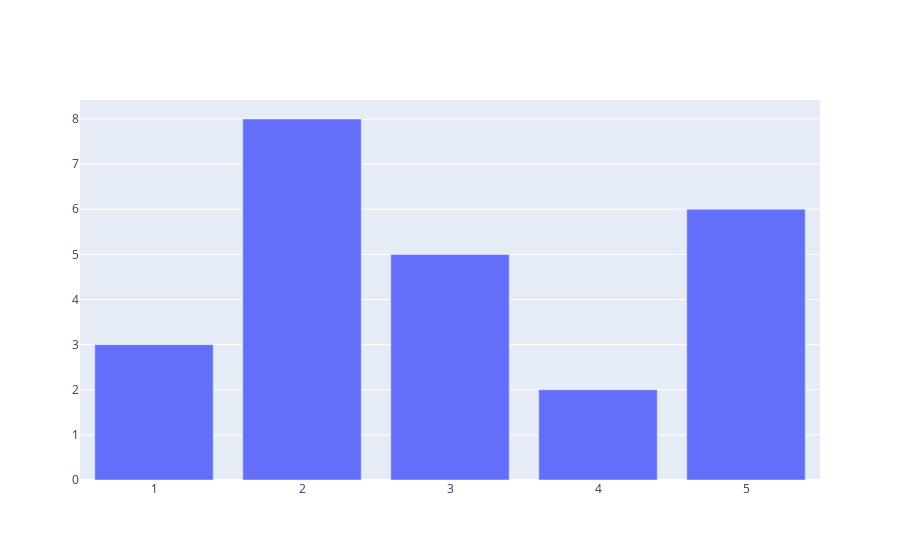

Here is the notebook cell this chart was saved with:
### Code cell
fig=go.Figure()
fig.add_trace(go.Bar(x=[1,2,3,4,5],y=[3,8,5,2,6]))

### Figure 1 — Plotly figure (JSON) as saved in the notebook; plotly's stock layout.template omitted (floating-point values rounded to 4 significant figures)
{"data": [{"type": "bar", "x": [1, 2, 3, 4, 5], "y": [3, 8, 5, 2, 6]}], "layout": {"autosize": true, "xaxis": {"autorange": true, "range": [0.5, 5.5], "type": "linear"}, "yaxis": {"autorange": true, "range": [0, 8.421], "type": "linear"}}}
